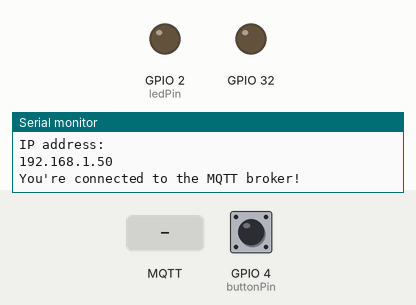
Recording of a sketch running on a simulated ESP32. On the bench: output pins drawn as LEDs (lit = HIGH), the last lines printed to the serial monitor. The test bench sets the inputs (shaded band); at power-on: GPIO 4 (buttonPin) LOW. WiFi joins after 1.5 s; servers stay silent unless stated; no MQTT or app messages arrive unless stated.

Above: at 15.6 s.
15.7 s: MQTT message "1" arrives on the first subscribed topic
At 16.9 s:
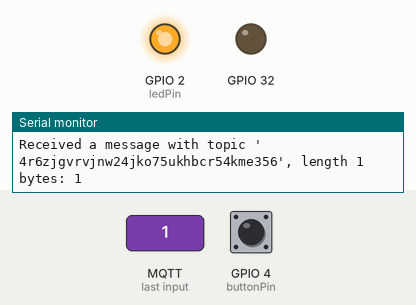
20.2 s: MQTT message "2" arrives on the first subscribed topic
At 23.5 s:
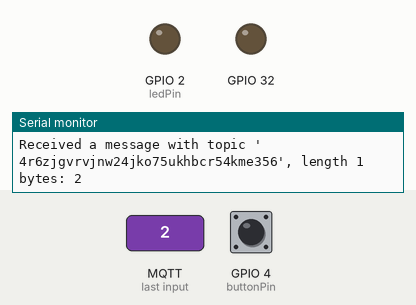
Timing chart, 0 to 24.2 s (numbered marks = the images above; inputs shaded):
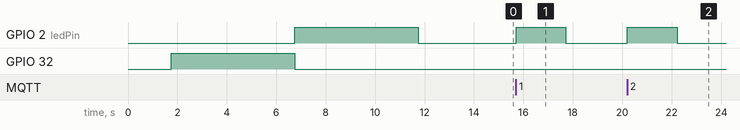

The sketch:

2-way_MQTT_LED_BUTTON.ino
```cpp
#include <ArduinoMqttClient.h>
#include <WiFi.h>
#include <WiFiMulti.h>

WiFiMulti wifiMulti;
WiFiClient wifiClient;
MqttClient mqttClient(wifiClient);

const int DEBOUNCE_DELAY = 250;
int lastSteadyState = LOW;
int lastFlickerableState = LOW;
int currentState;
unsigned long lastDebounceTime = 0;

const int buttonPin = 4;
const int ledPin =  2;
int ledon = 0;
int broken_wifi = 0;

const char broker[] = "broker.hivemq.com";
int        port     = 1883;
const char topic[]  = "4r6zjgvrvjnw24jko75ukhbcr54kme356";
const int connectTimeoutMs = 5000;
long lastMillis = 0;

int button_pressed = 0;


/*************************************************************************/


void setup() {
  Serial.begin(115200);
  delay(200);
  pinMode(ledPin, OUTPUT);
  pinMode(32, OUTPUT);
  pinMode(buttonPin, INPUT);

  wifiMulti.addAP("FilipNet", "Jedrilica");
  wifiMulti.addAP("VukaNET", "Zgromblj@2020:)");
  wifiMulti.addAP("VukaNET_EXT", "Zgromblj@2020:)");
  Serial.println("Connecting Wifi...");
  if(wifiMulti.run() == WL_CONNECTED) {
    Serial.println("");
    Serial.println("WiFi connected");
    Serial.println("IP address: ");
    Serial.println(WiFi.localIP());
  }else{
    while (1){
      errorLed(ledPin);
      delay(2000);
    }
  }
  if (!mqttClient.connect(broker, port)) {
    Serial.print("MQTT connection failed! Error code = ");
    Serial.println(mqttClient.connectError());
    while (1){
      errorLed(ledPin);
      delay(2000);
    }
  }
  Serial.println("You're connected to the MQTT broker!");
  mqttClient.onMessage(onMqttMessage);
  mqttClient.subscribe(topic);
  Serial.println();
  goodLed(32);
  goodLed(ledPin);
}
/***************************************************************************************************/
void loop() {

  if (wifiMulti.run(connectTimeoutMs) != WL_CONNECTED) {
    Serial.println("WiFi not connected! Reconnecting...");
    broken_wifi = 1;
    errorLed(ledPin);
    delay(2000);
  } else {
    if(broken_wifi){
      broken_wifi = 0;
      Serial.println("WiFi connected!");
      Serial.println("IP address: ");
      Serial.println(WiFi.localIP());
      while (!mqttClient.connect(broker, port)) {
        Serial.print("MQTT connection failed! Error code = ");
        Serial.println(mqttClient.connectError());
        errorLed(ledPin);
      }
      mqttClient.subscribe(topic);
      Serial.println("You're connected to the MQTT broker!");
      goodLed(ledPin);
      Serial.println();
    }
  }
  if (millis() - lastMillis > 1000*60*30){
    if (!mqttClient.connect(broker, port)){
      errorLed(ledPin);
    }else{
      mqttClient.subscribe(topic);
      Serial.println("New connection to the MQTT broker!");
      lastMillis = millis();
    }
  }

  mqttClient.poll();

  // Button debouncing
  currentState = digitalRead(buttonPin);
  if (currentState != lastFlickerableState) {
    lastDebounceTime = millis();
    lastFlickerableState = currentState;
  }
  if ((millis() - lastDebounceTime) > DEBOUNCE_DELAY) {
    if (lastSteadyState == HIGH && currentState == LOW){
      Serial.println("Button pushed!");
      button_pressed = 1;
    }
    lastSteadyState = currentState;
  }

  if (button_pressed){
    mqttClient.beginMessage(topic);
    mqttClient.print(1);
    mqttClient.endMessage();
    button_pressed = 0;
  }

  if(ledon){
    digitalWrite(ledPin, HIGH);
    lastMillis = millis();
    ledon = 0;
  }

  if (millis() - lastMillis > 2000){
    digitalWrite(ledPin, LOW);
  }
  delay(20);

}
/**************************************************************************************************/
void onMqttMessage(int messageSize) {
  Serial.println("Received a message with topic '");
  Serial.print(mqttClient.messageTopic());
  Serial.print("', length ");
  Serial.print(messageSize);
  Serial.print(" bytes: ");
  Serial.println((char)mqttClient.read());

  // use the Stream interface to print the contents
  if((int)mqttClient.read() == -1){
    ledon = 1;
  }else{
    ledon = 0;
  }

  Serial.println();
  Serial.println();
}


void goodLed(int led){
  digitalWrite(led, HIGH);
  delay(5000);
  digitalWrite(led, LOW);
}

void errorLed(int led){
  digitalWrite(led, HIGH);
  delay(200);
  digitalWrite(led, LOW);
  delay(200);
  digitalWrite(led, HIGH);
  delay(200);
  digitalWrite(led, LOW);
  delay(200);
  digitalWrite(led, HIGH);
  delay(200);
  digitalWrite(led, LOW);
  delay(500);
}
```

Measured:
- after the input at 15.7 s, GPIO 2 (ledPin): LOW → HIGH at once, → LOW 2.0 s later
- after the input at 20.2 s, GPIO 2 (ledPin): LOW → HIGH at once, → LOW 2.0 s later
